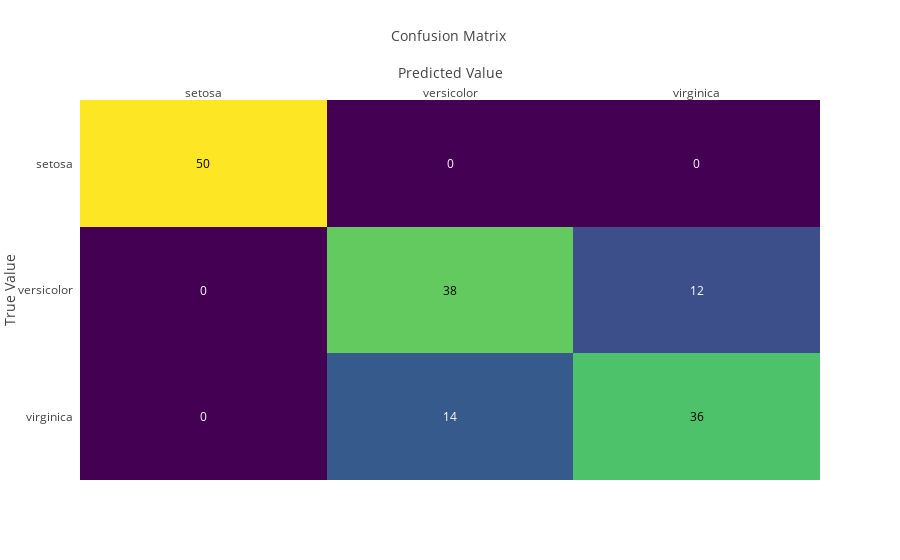

Notebook code for this chart:
### Code cell
plot_handler.plot_confusion_matrix()

### Figure 1 — Plotly figure (JSON) as saved in the notebook; plotly's stock layout.template omitted (floating-point values rounded to 4 significant figures)
{"data": [{"colorscale": "Viridis", "showscale": false, "type": "heatmap", "uid": "b554745c-3613-11e9-9445-6723f7265943", "x": ["setosa", "versicolor", "virginica"], "y": ["virginica", "versicolor", "setosa"], "z": [[0, 14, 36], [0, 38, 12], [50, 0, 0]]}], "layout": {"annotations": [{"font": {"color": "#FFFFFF"}, "showarrow": false, "text": "0", "x": "setosa", "xref": "x", "y": "virginica", "yref": "y"}, {"font": {"color": "#FFFFFF"}, "showarrow": false, "text": "14", "x": "versicolor", "xref": "x", "y": "virginica", "yref": "y"}, {"font": {"color": "#000000"}, "showarrow": false, "text": "36", "x": "virginica", "xref": "x", "y": "virginica", "yref": "y"}, {"font": {"color": "#FFFFFF"}, "showarrow": false, "text": "0", "x": "setosa", "xref": "x", "y": "versicolor", "yref": "y"}, {"font": {"color": "#000000"}, "showarrow": false, "text": "38", "x": "versicolor", "xref": "x", "y": "versicolor", "yref": "y"}, {"font": {"color": "#FFFFFF"}, "showarrow": false, "text": "12", "x": "virginica", "xref": "x", "y": "versicolor", "yref": "y"}, {"font": {"color": "#000000"}, "showarrow": false, "text": "50", "x": "setosa", "xref": "x", "y": "setosa", "yref": "y"}, {"font": {"color": "#FFFFFF"}, "showarrow": false, "text": "0", "x": "versicolor", "xref": "x", "y": "setosa", "yref": "y"}, {"font": {"color": "#FFFFFF"}, "showarrow": false, "text": "0", "x": "virginica", "xref": "x", "y": "setosa", "yref": "y"}], "autosize": true, "xaxis": {"autorange": true, "dtick": 1, "gridcolor": "rgb(0, 0, 0)", "range": [-0.5, 2.5], "side": "top", "ticks": "", "title": {"text": "Confusion Matrix <br /><br />Predicted Value"}, "type": "category"}, "yaxis": {"autorange": true, "dtick": 1, "range": [-0.5, 2.5], "ticks": "", "ticksuffix": "  ", "title": {"text": "True Value"}, "type": "category"}}}
